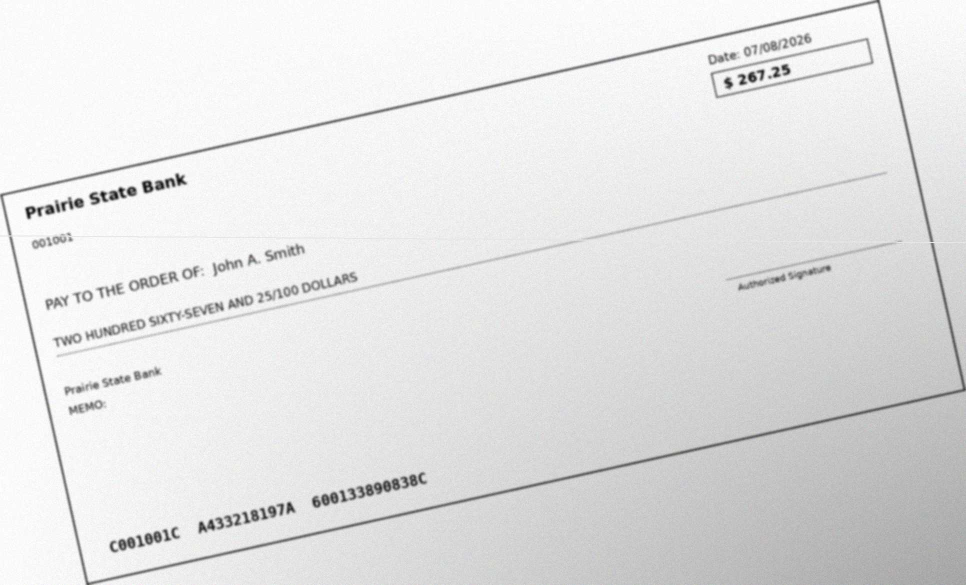
#> input picture tests/test_OCR/chk_001_hard.jpg, 1932 x 1170 px (shown at 1/2 size)
$ python -i ocr_source.py   (imports and definitions only)
#> lines starting #> are read from the running program, lines starting #| are printed output that depends on the picture; after the words box and inside, x2 and y2 are one past the last pixel; in counts of white or black regions, pixels touching at a corner belong together
#> further down, picture is the input picture: PIL image 1932x1170 RGB; mean R, G, B 227, 227, 227
### backend/engine/external_tools.py
# -*- coding: utf-8 -*-
"""Every external program the engine starts, with a deadline.

The engine shells out to two programs: Poppler's `pdftoppm` (through
pdf2image) to render pages, and Tesseract (through pytesseract) to read them.
Neither library bounds what it starts unless asked, and neither asks for its
VERSION PROBE at all: pdf2image runs `pdftoppm -v` before EVERY render with no
timeout, and pytesseract runs `tesseract --version` once per process with none.
One `pdftoppm -v` that never returned (MiKTeX's build, on PATH on the
development machine) froze an OCR pool worker, the pool, and the whole suite
for an hour — a hang, which is worse than any failure, because nothing reports
it.

So, for every program the engine starts:

* it has a HARD timeout (`timeout_s`, from the environment, OPERATIONS.md §11);
* on timeout it is KILLED WITH ITS CHILDREN (`kill_tree`: some Windows builds
  are launchers that start the real binary) and the call raises `ToolTimeout`,
  which names the program and the setting — a per-page or per-file failure the
  caller records, never a hang;
* the version probes run ONCE per process, with a timeout, and the parent hands
  its answers to pool workers (`snapshot` / `seed`), so a worker never probes.

`install()` patches the two libraries' module globals (pdf2image's `Popen` and
`_get_poppler_version`; pytesseract's `kill` and `get_tesseract_version`). The
command lines are untouched, so a page renders to the same bytes as before.
"""
from __future__ import annotations

import os
import signal
import subprocess
import sys
import time

#: (environment variable, default seconds). Read at call time, so a test or an
#: operator changes them without a restart of anything but the process.
TIMEOUTS = {
    "probe": ("OCR_PROBE_TIMEOUT_S", 15.0),        # a `-v` / `--version` call
    "render": ("OCR_RENDER_TIMEOUT_S", 120.0),     # one pdftoppm call, per page
    "tesseract": ("OCR_TESSERACT_TIMEOUT_S", 120.0),  # one tesseract call
    "page": ("OCR_PAGE_TIMEOUT_S", 300.0),         # pool: waiting on one page
    "pool": ("OCR_POOL_TIMEOUT_S", 1800.0),        # pool: one file in total
}

#: A failed probe is remembered this long, then asked again: a transient stall
#: must not switch OCR off until the next deploy, and must not be re-paid on
#: every page either.
FAILURE_TTL_S = 300.0


class ToolTimeout(RuntimeError):
    """An external program did not finish in time and was killed."""


class ToolUnavailable(RuntimeError):
    """An external program could not be asked (missing, or its probe failed)."""


# [117 lines left out: functions timeout_s, _children_linux, _parents_nt, _terminate_nt, descendants, kill_tree and 1 more, not called in this run]


class ToolPopen(subprocess.Popen):
    """`subprocess.Popen` whose `kill()` takes the children with it."""

    # [11 lines left out: functions __init__, kill, not called in this run]


def _popen(*args, **kwargs):
    # Looked up at call time, so a test can substitute the class.
    return ToolPopen(*args, **kwargs)


# [24 lines left out: functions run, _timeout_message, not called in this run]


# ── version probes: once per process, answers handed to pool workers ────────

#: name -> ("ok", value) | ("error", message, monotonic time)
_PROBES: dict = {}


# [40 lines left out: functions _remembered, _probe, snapshot, seed, not called in this run]


_ORIGINAL_POPPLER_VERSION = None


# [38 lines left out: functions poppler_version, tesseract_version, _tesseract_kill, not called in this run]


def _bounded_pdfinfo(original):
    """convert_from_path runs `pdfinfo` first, and passes it no timeout."""
    # [10 lines left out: function pdfinfo_from_path, not called in this run]
    return pdfinfo_from_path


_INSTALLED = False


def install() -> None:
    """Patch pdf2image and pytesseract once per process (idempotent)."""
    global _INSTALLED, _ORIGINAL_POPPLER_VERSION
    if _INSTALLED:
        return
    _INSTALLED = True
    try:
        import pdf2image.pdf2image as p2i
        _ORIGINAL_POPPLER_VERSION = p2i._get_poppler_version
        p2i.Popen = _popen
        p2i._get_poppler_version = (
            lambda command, poppler_path=None, timeout=None:
            poppler_version(command, poppler_path))
        p2i.pdfinfo_from_path = _bounded_pdfinfo(p2i.pdfinfo_from_path)
    except ImportError:
        pass
    try:
        import pytesseract.pytesseract as pt
        pt.kill = _tesseract_kill
        pt.get_tesseract_version = tesseract_version
    except ImportError:
        pass


# [25 lines left out: functions tesseract, render, not called in this run]


install()

__all__ = ["ToolTimeout", "ToolUnavailable", "install", "kill_tree", "render",
           "run", "seed", "snapshot", "tesseract", "timeout_s", "sys"]

### backend/engine/ocr_source.py
# -*- coding: utf-8 -*-
"""An OCR reader behind the `read_page` seam — Tesseract, and nothing else.

`PageSource` (engine/text_layer.py, design docs/OCR-READER-SEAM-DESIGN.md) says
a reader supplies words with boxes, declares the space those boxes are in, and
declares WHAT IT CAN DO. This is that, for a page that has no text layer to
read: the page is rendered to an image, straightened, and handed to Tesseract.

WHAT THIS READER DECLARES, and why each one is a measurement rather than a hope
(shortlist evidence, this session):

    CHARACTER_GEOMETRY       NO. `image_to_data` is word-level. Tesseract can
                             emit character boxes, but not in the same pass, and
                             a raster has no font size to separate overprinted
                             texts by — the check would not mean what it means
                             on a digital page.
    SIZE_AWARE_TOKENISATION  NO. `shard_ratio` is a diff between a size-aware
                             and a size-blind tokenisation by ONE reader.
                             Tesseract segments the page once. A surrogate built
                             from that one segmentation is a diff against
                             itself, which measures nothing.
    TRUE_FONT_SIZE           NO. `WordFontAttributes` returns a point size only
                             under the LEGACY engine; with the LSTM engine
                             (the default since 4.0) it is unavailable.

So every capability-gated check SKIPS and the document records that it was not
performed — `unchecked_shred_pages`, `unchecked_overprint_pages` — which is the
whole point of the capability set: "this page is clean" and "this reader cannot
look" must not arrive as the same answer.

COORDINATES. Pixels, top-left origin, at the dpi the render was actually
performed at — never a remembered default. `normalise_words` converts once at
the seam, the same conversion `PixelSource` is tested through
(tests/test_reader_seam.py) and measured through (tests/harness/ocr_feasibility).

⚠ SYNTHETIC EVIDENCE ONLY. Everything measured about this reader was measured
on 54 synthetic cheque images and on gold pages rendered from their own vector
text. No client document has been through it.
"""
from __future__ import annotations

import re

from PIL import Image, ImageOps

import external_tools
from external_tools import ToolTimeout, ToolUnavailable
from text_layer import CoordinateSpace, PageSource

#: The render the pipeline asks for. 300dpi is Tesseract's own documented
#: floor: "Tesseract works best on images which have a DPI of at least 300 dpi".
OCR_DPI = 300

#: Deskew search. Real scans skew by a few degrees; beyond this it is not a
#: skew, it is a page fed in sideways, which is ORIENTATION and is answered by
#: Tesseract's own OSD instead.
SKEW_LIMIT = 15.0
SKEW_COARSE = 1.0
SKEW_FINE = 0.1
#: Below this the page is NOT rotated, because rotating it reads WORSE.
#:
#: MEASURED, not assumed (tests/reports/ocr_checks_tesseract_seam*.json). On
#: the 18 moderate cheques — real skews of 1.0 to 4.9 degrees — correcting the
#: skew LOST 3 routing numbers, 3 account numbers and 5 amounts, turned one
#: numeral/words mismatch undecidable, and produced 5 wrong cheque numbers
#: where there had been none. On the 18 hard cheques — 6.0 to 14.0 degrees —
#: the same correction took the tier off zero for the first time. Tesseract's
#: own line finding absorbs a few degrees; resampling to fix what it already
#: tolerates only blurs the glyph edges it reads.
#:
#: ⚠ 6.0 is the boundary between two SYNTHETIC degradation tiers, fitted to
#: 36 images. It is not a property of real scanners, and the right value for a
#: client's scans can only be measured on a client's scans.
SKEW_MIN = 6.0
#: The projection profile is computed on a downscaled copy. Skew is a property
#: of where the text LINES are, not of the glyphs, so it survives downscaling —
#: and the search is ~40 rotations, which at full size would cost seconds.
SKEW_WIDTH = 800
#: Fix B1: the profile counts only DARK pixels (grey < this) as ink. Inverting
#: the grey level counted a shaded background as faint ink in every row, which
#: flattened the profile on the hard scan: 0 degrees measured where the page
#: is skewed 13.9. Measured on the 36 source cheques it changes the angle on
#: one image (chk_010_hard, -10.3 to -10.2, one field gained) and loses none.
SKEW_DARK = 128
#: Fix B2: when psm 3 (automatic page segmentation) reads ZERO words, crop to
#: the inked area and read again as one uniform block (psm 6). ZERO, not "few":
#: at fewer than 10 words the retry also replaced chk_009_hard's 8-word reading
#: and lost its payee. A page that read anything keeps its reading.
#: `INK_CUT` is the inverted-grey level above which a pixel bounds the crop.
RETRY_PSM = "--psm 6"
INK_CUT = 60


#: Where a Tesseract binary is found when it is not on PATH. `TESSERACT_CMD`
#: wins, then PATH, then the Windows installer's own location — the Linux
#: image installs it on PATH, so that list is for development machines.
_WINDOWS_DEFAULT = r"C:\Program Files\Tesseract-OCR\tesseract.exe"


# [25 lines left out: functions _configure, available, not called in this run]


_IDENTITY = {}


# [32 lines left out: functions reader_identity, orientation, not called in this run]


def _profile_variance(image, angle):
    """Variance of the horizontal projection profile at `angle`.

    THE PROJECTION PROFILE METHOD (Postl, 1986), the standard skew estimator:
    project the page onto the vertical axis at a range of candidate angles and
    take the angle whose profile varies most. Straight text lines put ink in
    some rows and none between them — peaks and troughs — while a skewed page
    smears ink across every row and flattens the profile.

    ⚠ NO NUMPY IN THIS ENVIRONMENT, and no OpenCV, so the projection is done
    with Pillow's own C resampling: resizing to a single column with the BOX
    filter averages each row, which IS the horizontal projection profile. The
    variance is then computed over a few hundred floats in Python.
    """
    # `image` arrives INVERTED — ink high, background 0 — so the corners a
    # rotation brings in must be filled with 0. Filling them with 255 fills
    # them with ink, and the variance then peaks at the most extreme angle in
    # the search band on EVERY page, skew or none.
    rot = image.rotate(angle, resample=Image.BILINEAR, expand=False,
                       fillcolor=0)
    # One "L" byte per row. `getdata()` is deprecated (Pillow 12+, removed in
    # 14) and gave the same integers; tests/harness/getdata_identity.py
    # proved it on every profile the corpus and fixtures produce.
    rows = rot.resize((1, rot.height), Image.BOX).tobytes()
    n = len(rows)
    if not n:
        return 0.0
    mean = sum(rows) / n
    return sum((v - mean) ** 2 for v in rows) / n


def skew_angle(image):
    """The page's skew in degrees (positive = anticlockwise correction), or 0.0.

    Coarse to fine: whole degrees across the search band, then a tenth of a
    degree around the winner. Reported, never applied here, so the caller can
    record what it did.
    """
    small = image.convert("L")
    if small.width > SKEW_WIDTH:
        h = max(1, int(small.height * SKEW_WIDTH / small.width))
        small = small.resize((SKEW_WIDTH, h), Image.BILINEAR)
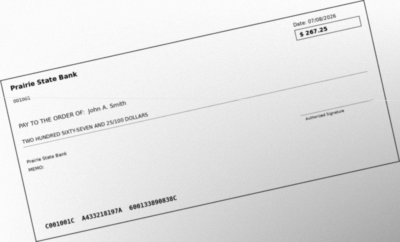
#> small: PIL image 800x484 L (shown at 1/2 size); min 19, max 255, mean 227
    # Ink as high values, background exactly 0: the profile should peak ON
    # the text lines and shading must not count (SKEW_DARK).
    small = small.point(lambda v: 255 if v < SKEW_DARK else 0)
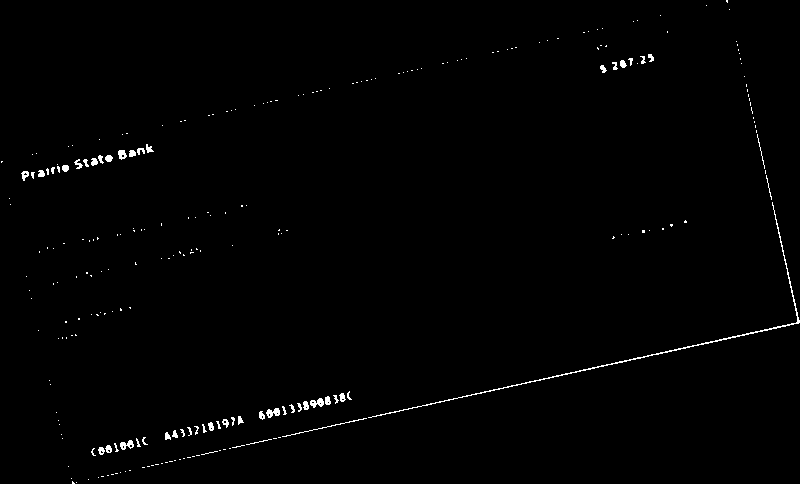
#> small: PIL image 800x484 L; 0.82% white in thin lines or dots

    def best(angles):
        scores = {a: _profile_variance(small, a) for a in angles}
#> in _profile_variance, `n = len(rows)`: n = 484
#> in _profile_variance, `mean = sum(rows) / n`: mean = 2.01
#> in _profile_variance (call 28), `rot = image.rotate(angle, resample=Image.BILINEAR, expand=False, fillc..`:
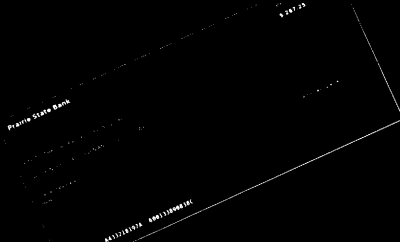
#> rot: PIL image 800x484 L (shown at 1/2 size); min 0, max 255, mean 1.8
#> in _profile_variance (call 28), `mean = sum(rows) / n`: mean = 1.77
#> in _profile_variance (call 29), `rot = image.rotate(angle, resample=Image.BILINEAR, expand=False, fillc..`:
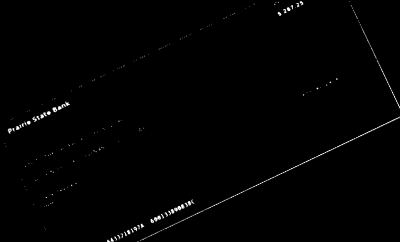
#> rot: PIL image 800x484 L (shown at 1/2 size); min 0, max 255, mean 1.8
#> in _profile_variance (call 29), `mean = sum(rows) / n`: mean = 1.78
#> in _profile_variance (call 30), `rot = image.rotate(angle, resample=Image.BILINEAR, expand=False, fillc..`:
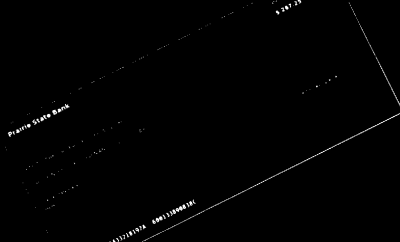
#> rot: PIL image 800x484 L (shown at 1/2 size); min 0, max 255, mean 1.8
#> in _profile_variance (call 30), `mean = sum(rows) / n`: mean = 1.77
#> in _profile_variance (call 31), `rot = image.rotate(angle, resample=Image.BILINEAR, expand=False, fillc..`:
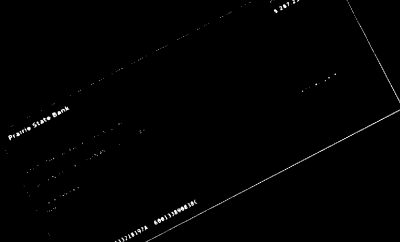
#> rot: PIL image 800x484 L (shown at 1/2 size); min 0, max 255, mean 1.8
#> in _profile_variance (call 31), `mean = sum(rows) / n`: mean = 1.75
#> scores = 31 items
        if max(scores.values()) == min(scores.values()):
            # NO ANGLE IS PREFERRED, so nothing was measured. A page with no
            # ink scores exactly 0 at every angle, and `max` then breaks the
            # tie by taking the FIRST candidate — the edge of the band: -15.9
            # degrees on every blank page, rotated as though measured. The
            # least-structured real scan in the generated fixtures still
            # varies by 20% across the band; blank pages vary by 0.
            return None
        return max(angles, key=scores.__getitem__)

    coarse = best([i * SKEW_COARSE
                   for i in range(int(-SKEW_LIMIT / SKEW_COARSE),
                                  int(SKEW_LIMIT / SKEW_COARSE) + 1)])
#> coarse = -12
    if coarse is None:
        return 0.0
    fine = best([round(coarse + i * SKEW_FINE, 2) for i in range(-9, 10)])
#> in _profile_variance (call 35), `rot = image.rotate(angle, resample=Image.BILINEAR, expand=False, fillc..`:
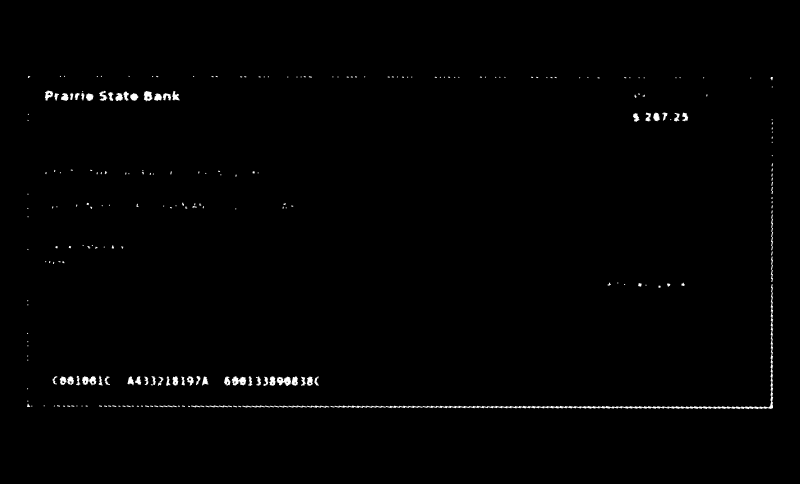
#> rot: PIL image 800x484 L; min 0, max 255, mean 2.1
#> in _profile_variance (call 35), `mean = sum(rows) / n`: mean = 2.02
#> fine = -12.5
    if fine is None:
        fine = coarse
    return 0.0 if abs(fine) < SKEW_MIN else fine


# [19 lines left out: function straighten, not called in this run]


# ── the reader ───────────────────────────────────────────────────────────────

class OcrPageSource(PageSource):
    """One rendered page, read by Tesseract, behind the seam.

    `straighten=False` reads the image exactly as given, which is how the
    deskew step is measured against itself rather than assumed to help.
    """

    #: Empty, and each absence is argued in the module docstring.
    capabilities = frozenset()
    #: Tesseract KNOWS which line each word is on — (block, paragraph, line)
    #: in `image_to_data` — and `raw_text` is built from exactly that. Lines
    #: re-derived from vertical distance instead cut a page skewed by a few
    #: degrees into fragments the text does not have (text_layer.group_lines).
    reader_lines = True

    # [10 lines left out: function __init__, not called in this run]

    @property
    def page_number(self):
        return self._page_number

    # [59 lines left out: functions space, _read, _retry, words, not called in this run]

    @staticmethod
    def _line_key(d, i):
        return (d["block_num"][i], d["par_num"][i], d["line_num"][i])

    # [51 lines left out: functions _line_ids, raw_text, chars, render_pdf_page, not called in this run]

>>> from PIL import Image
>>> picture = Image.open('../../tests/test_OCR/chk_001_hard.jpg')
>>> result = skew_angle(picture)
#> result = -12.5

$ run again, on tests/test_OCR/chk_002_hard.jpg
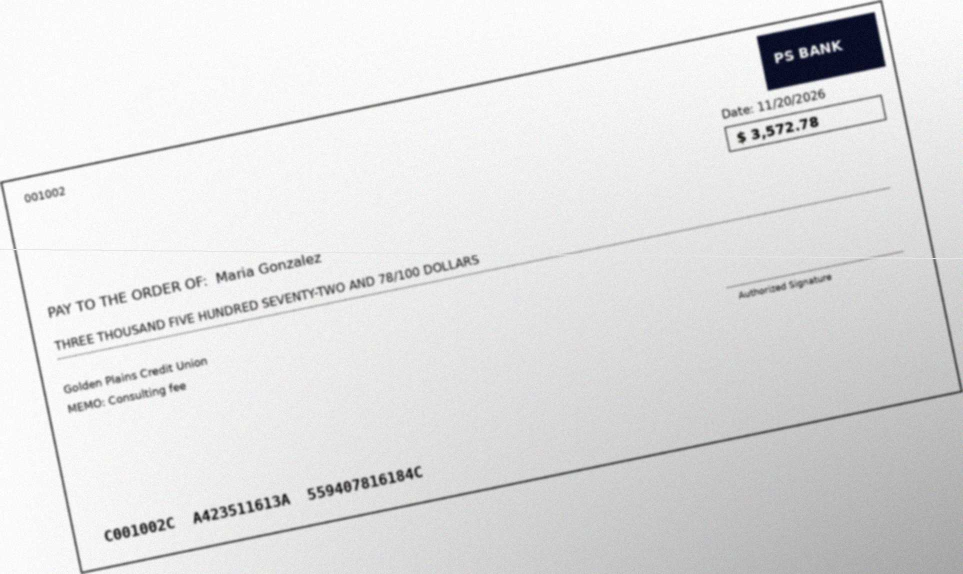
#> input picture tests/test_OCR/chk_002_hard.jpg, 1926 x 1148 px (shown at 1/2 size)
#> picture is the input picture: PIL image 1926x1148 RGB; mean R, G, B 224.3, 224.3, 224.6
#> in skew_angle, `small = small.point(lambda v: 255 if v < SKEW_DARK else 0)`:
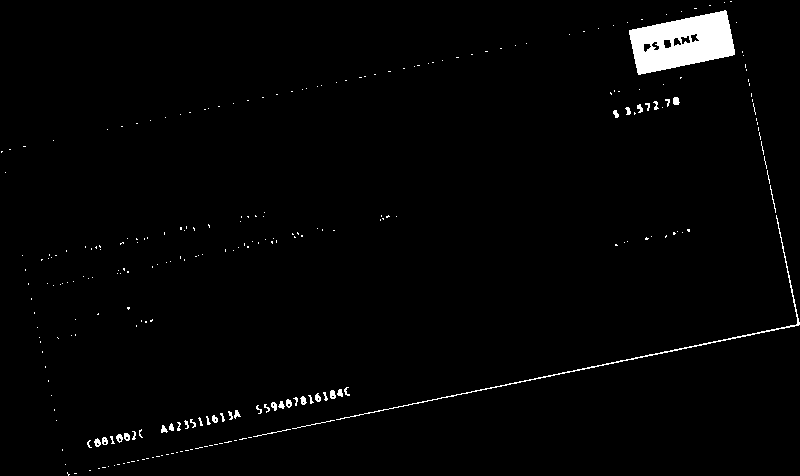
#> small: PIL image 800x476 L; 1.9% white; 266 white regions (225 under 20 px), largest, box (x1, y1, x2, y2) and area: (629, 10, 735, 75) 4357, (336, 215, 800, 420) 862, (673, 97, 680, 105) 46
#> n = 476
#> mean = 4.68
#> scores = 31 items
#> coarse = -12
#> in _profile_variance (call 37), `rot = image.rotate(angle, resample=Image.BILINEAR, expand=False, fillc..`:
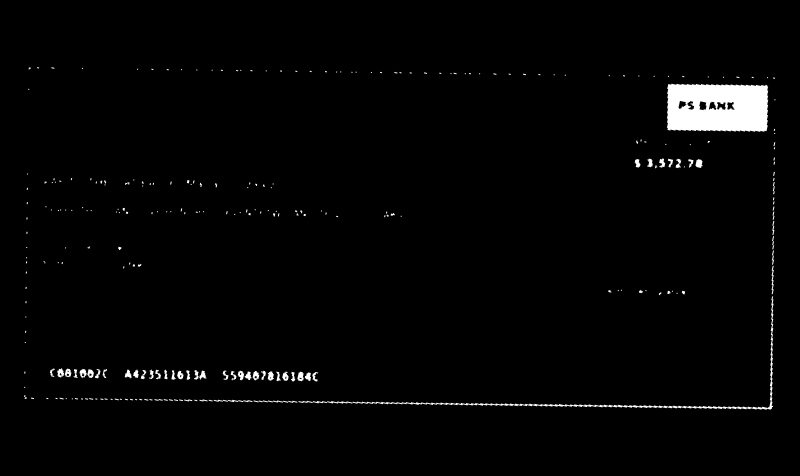
#> rot: PIL image 800x476 L; min 0, max 255, mean 4.7
#> mean = 4.68
#> fine = -11.6
